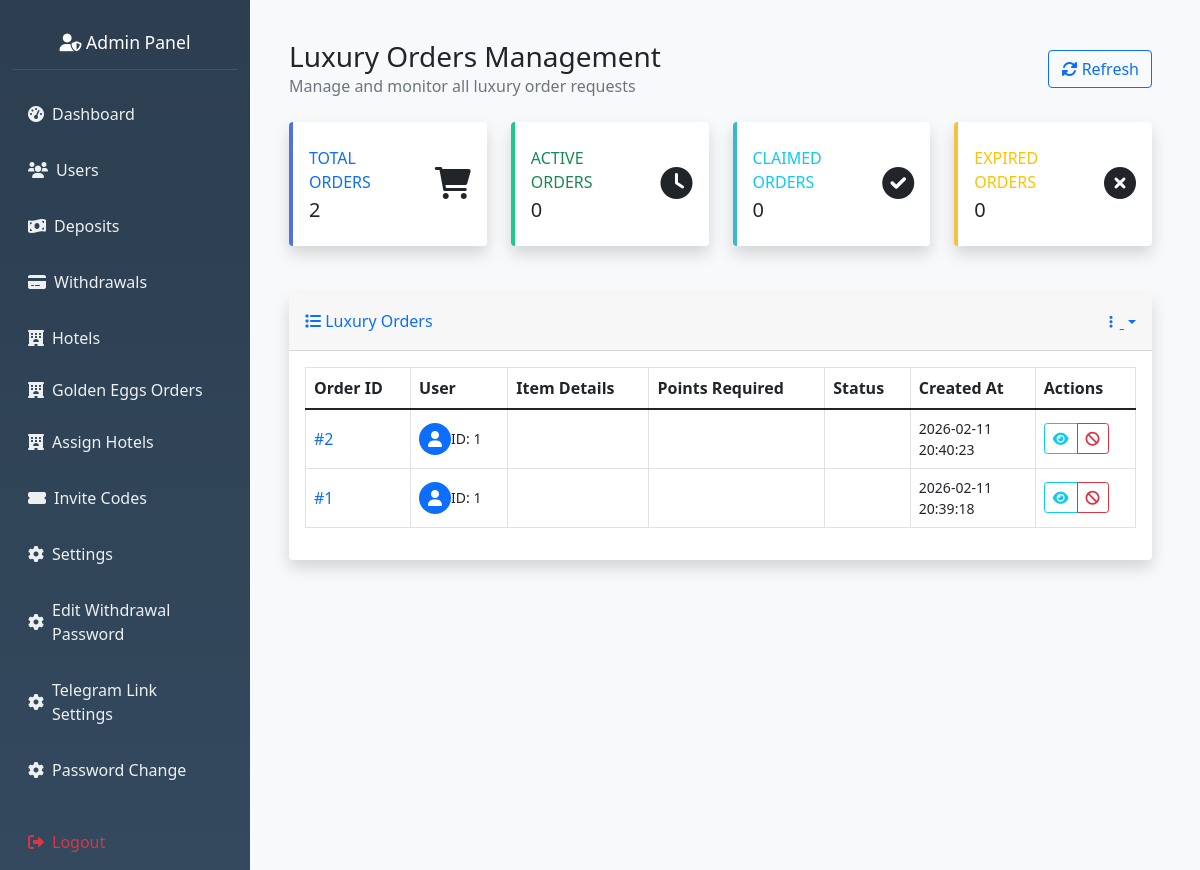
The app's page /admin/golden_eggs (signed in) with its own data.
### hotel_app/models.py (models this page shows, shortened)
class GoldenEgg(db.Model):
    __tablename__ = 'luxury_orders'
    id = db.Column(db.Integer, primary_key=True)
    user_id = db.Column(db.Integer, db.ForeignKey('user.id'), nullable=False)
    title = db.Column(db.String(255), nullable=False)
    description = db.Column(db.Text)
    amount = db.Column(db.Float, nullable=False)
    image_url = db.Column(db.String(500))
    status = db.Column(db.String(50), default='active')
    created_by = db.Column(db.Integer, db.ForeignKey('admin.id'), nullable=False)
    created_at = db.Column(db.DateTime, default=datetime.utcnow)
    claimed_at = db.Column(db.DateTime)
    expires_at = db.Column(db.DateTime)
    user = db.relationship('User', foreign_keys=[user_id])

class User(db.Model, UserMixin):
    __tablename__ = 'user'
    id = db.Column(db.Integer, primary_key=True)
    nickname = db.Column(db.String(80))
    user_id = db.Column(db.String(6), unique=True)
    agent_id = db.Column(db.String(6), unique=True)
    contact = db.Column(db.String(20))
    invitation_code = db.Column(db.String(20))
    member_points = db.Column(db.Integer, default=0)
    trial_bonus = db.Column(db.Float, default=564.00)
    balance = db.Column(db.Float, default=0.00)
    total_deposits = db.Column(db.Float, default=0.0)
    vip_level = db.Column(db.String(10), default='VIP0')
    withdrawal_password = db.Column(db.String(100))
    password_hash = db.Column(db.String(100))
    is_active = db.Column(db.Boolean, default=False)
    created_at = db.Column(db.DateTime, default=datetime.utcnow)
    session_locked = db.Column(db.Boolean, default=False)
    total_commission_earned = db.Column(db.Float, default=0.0)
    first_session_completed = db.Column(db.Boolean, default=False)
    session_reset_date = db.Column(db.String)
    currency = db.Column(db.String(10), default='$')
    bound_wallet_type = db.Column(db.String(20))
    max_first_session_reservations = db.Column(db.Integer, default=35)
    wallet_bound_at = db.Column(db.DateTime)
    second_session_reservations_count = db.Column(db.Integer, default=0)
    second_session_commission = db.Column(db.Float, default=0.0)
    bound_wallet_address = db.Column(db.String(200))
    first_session_commission = db.Column(db.Float, default=0.0)
    first_session_reservations_count = db.Column(db.Integer, default=0)
    current_session = db.Column(db.String(10), default='first')
    revolut_name = db.Column(db.String(100))
    revolut_iban = db.Column(db.String(50))
    revolut_revtag = db.Column(db.String(20))
    ip_address = db.Column(db.String(45))
    country = db.Column(db.String(100))
    country_code = db.Column(db.String(2))
    region = db.Column(db.String(100))
    city = db.Column(db.String(100))
    latitude = db.Column(db.Float)
    longitude = db.Column(db.Float)
    timezone = db.Column(db.String(50))
    isp = db.Column(db.String(255))
    last_location_update = db.Column(db.DateTime, default=datetime.utcnow)
    reservations = db.relationship(
        'Reservation',
        backref='user',
        lazy='dynamic',
        cascade='all, delete-orphan',
        passive_deletes=True
    )
    deposit_requests = db.relationship(
        'DepositRequest',
        backref='user',
        lazy='dynamic'
    )
    withdrawal_requests = db.relationship(
        'WithdrawalRequest',
        backref='user',
        lazy='dynamic'
    )
    hotel_assignments = db.relationship(
        'UserHotelAssignment',
        foreign_keys='UserHotelAssignment.user_id',
        backref='user',
        lazy='dynamic',
        cascade='all, delete-orphan',
        passive_deletes=True
    )
    hotel_ratings = db.relationship(
        'UserHotelRating',
        backref='user',
        lazy='dynamic'
    )
    golden_eggs = db.relationship(
        'GoldenEgg',
        foreign_keys='GoldenEgg.user_id',
        backref='recipient',
        lazy='dynamic'
    )

### hotel_app/routes.py (the view)
@app.route('/admin/golden_eggs')
@admin_required
def admin_golden_eggs():
    page = request.args.get('page', 1, type=int)
    per_page = 20
    orders = GoldenEgg.query.join(User, GoldenEgg.user_id == User.id)\
                           .order_by(GoldenEgg.created_at.desc())\
                           .paginate(page=page, per_page=per_page, error_out=False)
    return render_template('admin_luxury_orders.html', orders=orders)

### hotel_app/routes.py (called while the page is built)
def admin_required(f):
    @wraps(f)
    def wrapper(*args, **kwargs):
        admin_id = session.get('admin_id')
        if not admin_id:
            flash("Admin login required.", "danger")
            return redirect(url_for('admin_login'))
        admin = Admin.query.get(admin_id)
        if not admin or not admin.is_active:
            session.pop('admin_id', None)
            flash("Admin access denied.", "danger")
            return redirect(url_for('admin_login'))
        g.current_admin = admin
        return f(*args, **kwargs)
    return wrapper

@app.before_request
def check_admin_routes():
    if request.endpoint and request.endpoint.startswith('admin_') and request.endpoint != 'admin_login':
        if 'admin_id' not in session:
            return redirect(url_for('admin_login'))

### hotel_app/templates/admin_luxury_orders.html (shortened to what this page needs)
{% extends 'admin_base.html' %}
{% block content %}
<div class="container-fluid px-4">
    <div class="d-flex justify-content-between align-items-center py-4">
        <div>
            <h1 class="h3 mb-0 text-gray-800">Luxury Orders Management</h1>
            <p class="mb-0 text-muted">Manage and monitor all luxury order requests</p>
        </div>
        <div class="d-flex gap-2">
            <button class="btn btn-outline-primary" onclick="refreshPage()">
                <i class="fas fa-sync-alt"></i> Refresh
            </button>
        </div>
    </div>
    <div class="row mb-4">
        <div class="col-xl-3 col-md-6 mb-4">
            <div class="card border-left-primary shadow h-100 py-2">
                <div class="card-body">
                    <div class="row no-gutters align-items-center">
                        <div class="col mr-2">
                            <div class="text-xs font-weight-bold text-primary text-uppercase mb-1">
                                Total Orders</div>
                            <div class="h5 mb-0 font-weight-bold text-gray-800">{{ orders.total }}</div>
                        </div>
                        <div class="col-auto">
                            <i class="fas fa-shopping-cart fa-2x text-gray-300"></i>
                        </div>
                    </div>
                </div>
            </div>
        </div>
        <div class="col-xl-3 col-md-6 mb-4">
            <div class="card border-left-success shadow h-100 py-2">
                <div class="card-body">
                    <div class="row no-gutters align-items-center">
                        <div class="col mr-2">
                            <div class="text-xs font-weight-bold text-success text-uppercase mb-1">
                                Active Orders</div>
                            <div class="h5 mb-0 font-weight-bold text-gray-800">
                                {{ orders.items|selectattr("status", "equalto", "pending")|list|length }}
                            </div>
                        </div>
                        <div class="col-auto">
                            <i class="fas fa-clock fa-2x text-gray-300"></i>
                        </div>
                    </div>
                </div>
            </div>
        </div>
        <div class="col-xl-3 col-md-6 mb-4">
            <div class="card border-left-info shadow h-100 py-2">
                <div class="card-body">
                    <div class="row no-gutters align-items-center">
                        <div class="col mr-2">
                            <div class="text-xs font-weight-bold text-info text-uppercase mb-1">
                                Claimed Orders</div>
                            <div class="h5 mb-0 font-weight-bold text-gray-800">
                                {{ orders.items|selectattr("status", "equalto", "claimed")|list|length }}
                            </div>
                        </div>
                        <div class="col-auto">
                            <i class="fas fa-check-circle fa-2x text-gray-300"></i>
                        </div>
                    </div>
                </div>
            </div>
        </div>
        <div class="col-xl-3 col-md-6 mb-4">
            <div class="card border-left-warning shadow h-100 py-2">
                <div class="card-body">
                    <div class="row no-gutters align-items-center">
                        <div class="col mr-2">
                            <div class="text-xs font-weight-bold text-warning text-uppercase mb-1">
                                Expired Orders</div>
                            <div class="h5 mb-0 font-weight-bold text-gray-800">
                                {{ orders.items|selectattr("status", "equalto", "expired")|list|length }}
                            </div>
                        </div>
                        <div class="col-auto">
                            <i class="fas fa-times-circle fa-2x text-gray-300"></i>
                        </div>
                    </div>
                </div>
            </div>
        </div>
    </div>
    <div class="card shadow mb-4">
        <div class="card-header py-3 d-flex flex-row align-items-center justify-content-between">
            <h6 class="m-0 font-weight-bold text-primary">
                <i class="fas fa-list"></i> Luxury Orders
            </h6>
            <div class="dropdown no-arrow">
                <a class="dropdown-toggle" href="#" role="button" id="dropdownMenuLink"
                    data-toggle="dropdown" aria-haspopup="true" aria-expanded="false">
                    <i class="fas fa-ellipsis-v fa-sm fa-fw text-gray-400"></i>
                </a>
            </div>
        </div>
        <div class="card-body">
            {% if orders.items %}
            <div class="table-responsive">
                <table class="table table-bordered table-hover" id="ordersTable" width="100%" cellspacing="0">
                    <thead class="thead-light">
                        <tr>
                            <th>Order ID</th>
                            <th>User</th>
                            <th>Item Details</th>
                            <th>Points Required</th>
                            <th>Status</th>
                            <th>Created At</th>
                            <th>Actions</th>
                        </tr>
                    </thead>
                    <tbody>
                        {% for order in orders.items %}
                        <tr id="order-row-{{ order.id }}">
                            <td>
                                <span class="font-weight-bold text-primary">#{{ order.id }}</span>
                            </td>
                            <td>
                                <div class="d-flex align-items-center">
                                    <div class="mr-3">
                                        <div class="icon-circle bg-primary">
                                            <i class="fas fa-user text-white"></i>
                                        </div>
                                    </div>
                                    <div>
                                        <div class="small text-gray-500">ID: {{ order.user.id }}</div>
                                    </div>
                                </div>
                            </td>
                            <td>
                            </td>
                            <td>
                                <span class="badge badge-info badge-pill">
                                    <i class="fas fa-star"></i> {{ order.points_required }}
                                </span>
                            </td>
                            <td>
                                {% if order.status == 'pending' %}
                                    <span class="badge badge-warning">
                                        <i class="fas fa-clock"></i> Pending
                                    </span>
                                {% elif order.status == 'claimed' %}
                                    <span class="badge badge-success">
                                        <i class="fas fa-check"></i> Claimed
                                    </span>
                                {% elif order.status == 'expired' %}
                                    <span class="badge badge-secondary">
                                        <i class="fas fa-times"></i> Expired
                                    </span>
                                {% else %}
                                    <span class="badge badge-light">{{ order.status|title }}</span>
                                {% endif %}
                            </td>
                            <td>
                                <div class="small">
                                    {{ order.created_at.strftime('%Y-%m-%d') }}
                                    <br>
                                    <span class="text-gray-500">{{ order.created_at.strftime('%H:%M:%S') }}</span>
                                </div>
                            </td>
                            <td>
                                <div class="btn-group" role="group">
                                    <button class="btn btn-sm btn-outline-info"
                                            onclick="viewOrder({{ order.id }})"
                                            data-toggle="tooltip" title="View Details">
                                        <i class="fas fa-eye"></i>
                                    </button>
                                    {% if order.status != 'claimed' %}
                                    <button class="btn btn-sm btn-outline-danger"
                                            onclick="cancelOrder({{ order.id }})"
                                            data-toggle="tooltip" title="Cancel Order">
                                        <i class="fas fa-ban"></i>
                                    </button>
                                    {% endif %}
                                </div>
                            </td>
                        </tr>
                        {% endfor %}
                    </tbody>
                </table>
            </div>
            {% endif %}
        </div>
    </div>
</div>
{% endblock %}

### hotel_app/static/css/admin.css (style rules this page uses)
.card { border: none; box-shadow: 0 0.125rem 0.25rem rgba(0, 0, 0, 0.075); }
@media (min-width: 992px) { .container-fluid .row { display: flex !important; flex-wrap: nowrap !important; } }
@media (min-width: 1200px) { .container-fluid .row { display: flex !important; } }

### hotel_app/templates/admin_luxury_orders.html (style rules this page uses)
.icon-circle { height: 2rem; width: 2rem; border-radius: 100%; display: flex; align-items: center; justify-content: center; }
.border-left-primary { border-left: 0.25rem solid #4e73df !important; }
.border-left-success { border-left: 0.25rem solid #1cc88a !important; }
.border-left-info { border-left: 0.25rem solid #36b9cc !important; }
.border-left-warning { border-left: 0.25rem solid #f6c23e !important; }
.table td { vertical-align: middle; }
.badge-pill { border-radius: 10rem; }

### records on screen
GoldenEgg: id "2", user.id "1", created_at "2026-02-11", created_at "20:40:23"
GoldenEgg: id "1", user.id "1", created_at "2026-02-11", created_at "20:39:18"

### other values on screen
{{ orders.total }} "2"
{{ orders.items|selectattr("status", "equalto", "pending")|list|length }} "0"
{{ orders.items|selectattr("status", "equalto", "claimed")|list|length }} "0"
{{ orders.items|selectattr("status", "equalto", "expired")|list|length }} "0"
